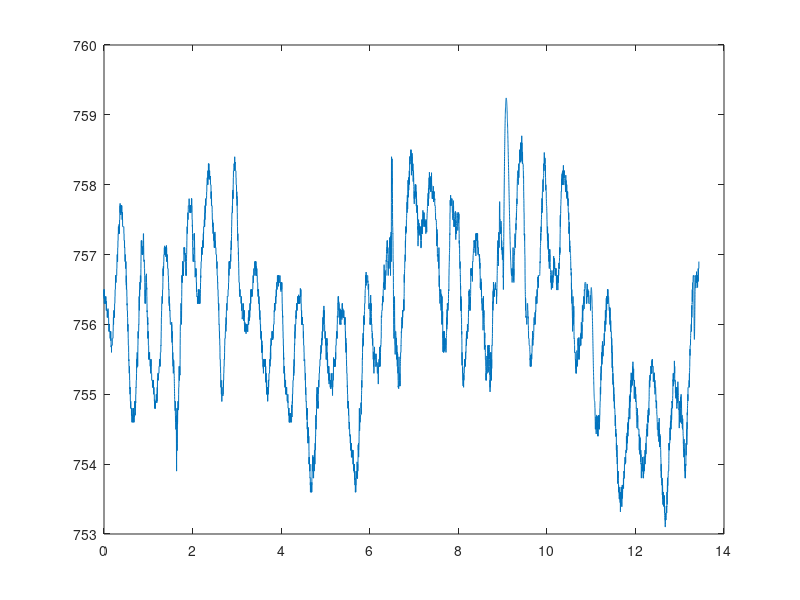
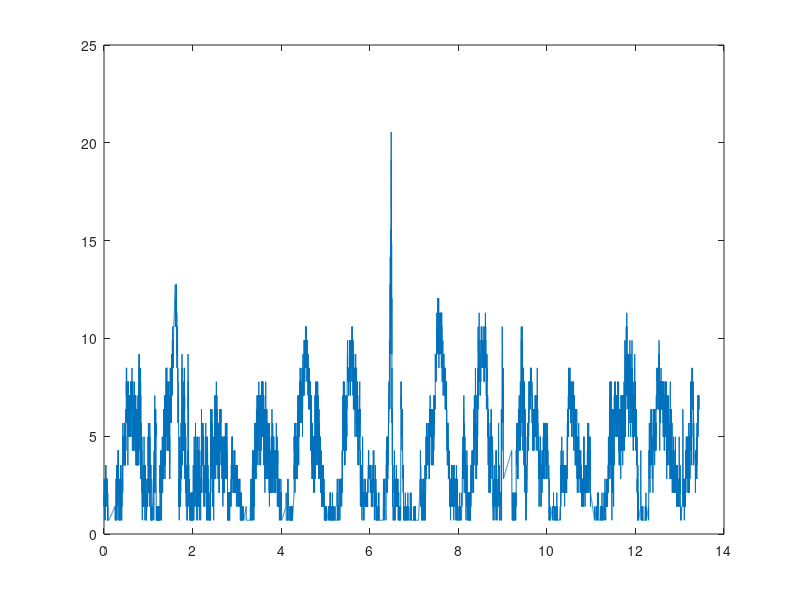
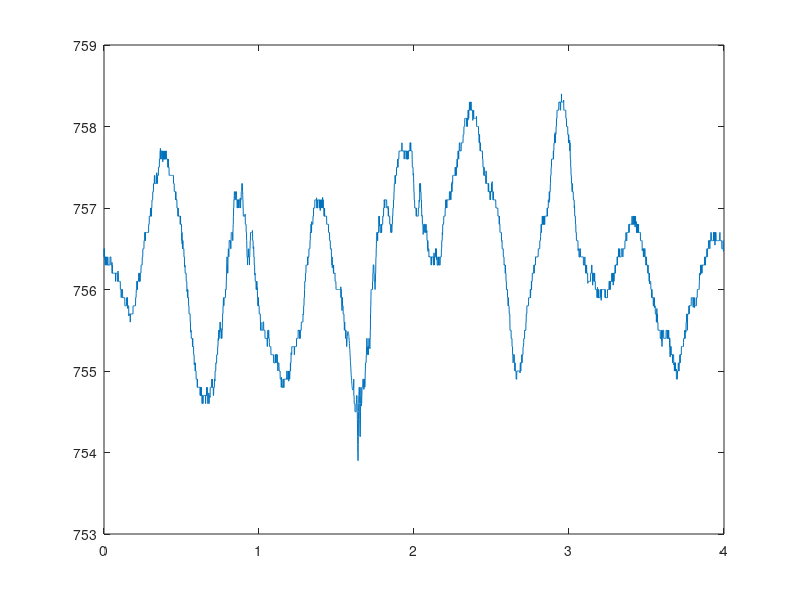
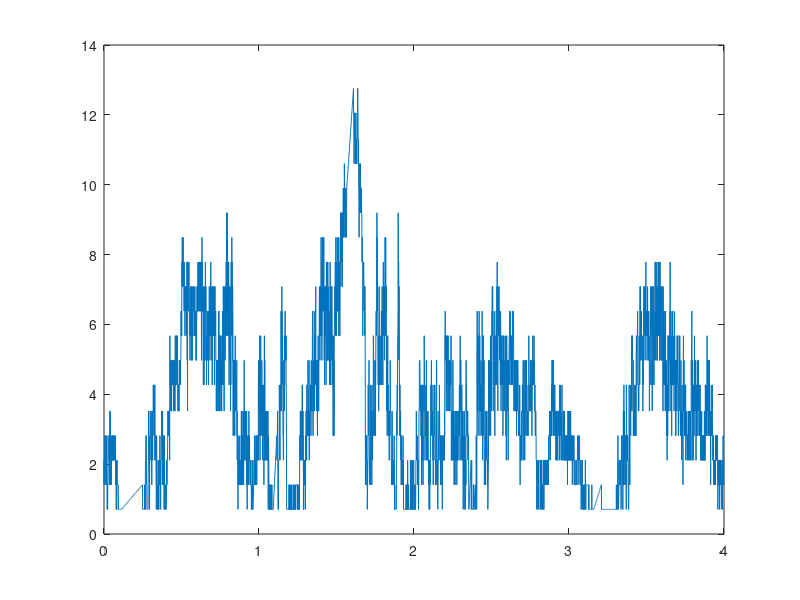

The MATLAB source for these figures, in order: (Note: this script raises an error after producing the figures.)
datos = 5760; % cantidad de datos a utilizar para 4 dias
load('data.mat'); % cargamos nuestros datos en matlab
t = tjc - tjc(1); % t sera la cantidad de dias comenzando en 0
figure % creamos una nueva figura
plot(t, Pc); % creamos la grafica de la presion en el tiempo
figure % creamos una nueva figura
plot(t, Vc); % creamos la grafica de la velocidad del viento en el tiempo
figure % creamos una nueva figura
t0 = t(1:datos); % t0 sera la cantidad de dias comenzando en 0, solo para 4 día
P0 = Pc(1:datos); % P0 cantidad de datos para la presion para 4 dias 
V0 = Vc(1:datos); % V0 cantidad de datos para la presion para 4 dias 
figure % creamos una nueva figura
plot(t0,P0); % creamos la grafica para la presion solo de los 4 dias
figure % creamos una nueva figura
plot(t0,V0); % creamos la grafica para la presion solo de los 4 dias
[A,B] = calculate_fft(P0); % calculamis los coeficientes A B para la presion
[C,D] = calculate_fft(V0); % calculamos los coegicientes A B para la velocidad del viento, almacenados en C y D
[y,Y] = calculate_ifft0(A,B,datos); % Estimamos las los armonicos para la presion
[z,Z] = calculate_ifft0(C,D,datos); % Estimamos las los armonicos para la velocidad del viento
figure % creamos una nueva figura
plot(t0, y); % creamos la grafica de los armonicos de la presion
figure % creamos una nueva figura
plot(t0, z); % creamos la grafica de los armonicos de la velocidad del viento
% ahora reconstruiremos los armonicos a partir del resultado de la ifft
figure % creamos una nueva figura
plot(t0, Y, 'r'); % creamos la grafica de la reconstruccion de nuestra señal de la presion
figure % creamos una nueva figura
plot(t0, Z, 'r'); % creamos la grafica de la reconstruccion de nuestra señal de la velocidad del viento
figure % creamos una nueva figura
pe = var(y'); % calculamos la varianza de los armonicos de la presion
ve = var(z'); % calculamos la varianza de los armonicos de la velocidad del viento
figure % creamos una nueva figura
plot(pe); % creamos la grafica para mostrar la varianza de los armonicos de la presion
figure % creamos una nueva figura
plot(ve); % creamos la grafica para mostrar la varianza de los armonicos de la velocidad del viento
figure % creamos una nueva figura
plot(t0,y(1,:)); % creamos la grafica de la reconstruccion del 1er armonico para la presion
hold on % mantenemos la figura para agregar otro grafico
plot(t0,y(4,:), 'r'); % creamos la grafica de la reconstruccion del 4to armonico para la presion
hold on % mantenemos la figura para agregar otro grafico
plot(t0,y(8,:), 'y'); % creamos la grafica de la reconstruccion del 8vo armonico para la presion
figure % creamos una nueva figura
plot(t0,z(1,:)); % creamos la grafica de la reconstruccion del 1er armonico para la velocidad del viento
hold on % mantenemos la figura para agregar otro grafico
plot(t0,z(4,:), 'r'); % creamos la grafica de la reconstruccion del 4to armonico para la velocidad del viento
hold on % mantenemos la figura para agregar otro grafico
plot(t0,z(8,:), 'y'); % creamos la grafica de la reconstruccion del 8vo armonico para la velocidad del viento